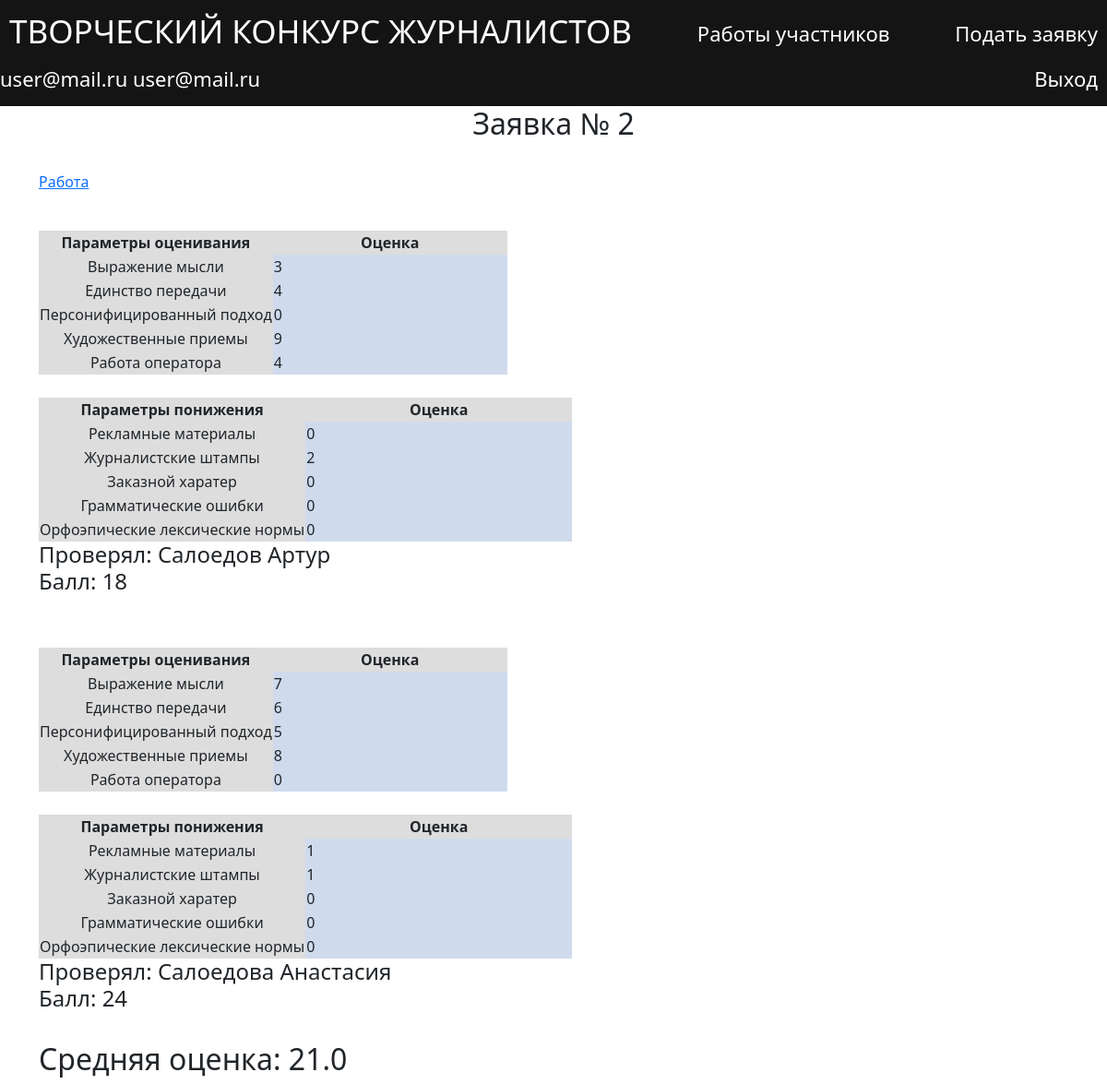
The page /proposals/view/2 (signed in) on the database its author committed.
### data/users.py (models this page shows, shortened)
class User(SqlAlchemyBase, UserMixin, SerializerMixin):
    __tablename__ = 'users'
    id = sqlalchemy.Column(sqlalchemy.Integer,
                           primary_key=True, autoincrement=True)
    surname = sqlalchemy.Column(sqlalchemy.String, nullable=True)
    name = sqlalchemy.Column(sqlalchemy.String, nullable=True)
    position = sqlalchemy.Column(sqlalchemy.String, nullable=True)
    email = sqlalchemy.Column(sqlalchemy.String,
                              index=True, unique=True, nullable=True)
    password = sqlalchemy.Column(sqlalchemy.String, nullable=True)
    proposals = sqlalchemy.Column(sqlalchemy.String, nullable=True)

### data/proposals.py (models this page shows, shortened)
class Proposal(SqlAlchemyBase, UserMixin, SerializerMixin):
    __tablename__ = 'proposal'
    id = sqlalchemy.Column(sqlalchemy.Integer,
                           primary_key=True, autoincrement=True)
    type = sqlalchemy.Column(sqlalchemy.String, nullable=True)
    file = sqlalchemy.Column(sqlalchemy.String, nullable=True)
    evaluation = sqlalchemy.Column(sqlalchemy.String, nullable=True)
    lowering_criteria = sqlalchemy.Column(sqlalchemy.String, nullable=True)
    status = sqlalchemy.Column(sqlalchemy.String, nullable=True)
    likes = sqlalchemy.Column(sqlalchemy.Integer, nullable=True)
    user_data = sqlalchemy.Column(sqlalchemy.String, nullable=True)
    experts_rates = sqlalchemy.Column(sqlalchemy.String, nullable=True)
    @property
    def evaluation_dict(self):
        return json.loads(self.evaluation)
    @property
    def lowering_criteria_dict(self):
        return json.loads(self.lowering_criteria)
    @property
    def average_score(self):
        sum = 0
        for score in self.merge_ratings:
            sum += score[3]
        return round(sum / len(self.merge_ratings),2)
    @property
    def merge_ratings(self):
        ratings = self.evaluation_dict["ratings"]
        lowering_ratings = self.lowering_criteria_dict["ratings"]
        merged_ratings = []
        for index in range(len(ratings)):
            merged_ratings.append((ratings[index],lowering_ratings[index],ratings[index]["expert"],
                                   sum(list(ratings[index].values())[:-1]) \
                                   - sum(list(lowering_ratings[index].values())[:-1])))
        return merged_ratings

### main.py (the view)
@app.route('/proposals/view/<int:proposal_id>', methods=['GET', 'POST'])
def view_proposal(proposal_id):
    proposal = get_proposal(proposal_id)
    return render_template('view_proposal.html',proposal=proposal)

### data/db_session.py (called while the page is built)
def create_session() -> Session:
    global __factory
    return __factory()

### main.py (called while the page is built)
@login_manager.user_loader
def load_user(user_id):  # find user in database
    db_sess = db_session.create_session()
    return db_sess.query(User).get(user_id)

def get_proposal(proposal_id):
    db_sess = db_session.create_session()
    curr_proposal = db_sess.query(Proposal).filter(Proposal.id == proposal_id).first()
    return curr_proposal

### templates/view_proposal.html (shortened to what this page needs)
{% extends "base.html" %}
{% block content %}
{% set STATUSES  = {"waiting_verification": "Требует оценки", "verified": "Оценена", "aborted":  "Отклонена"} %}
<h2 align="center">Заявка № {{proposal.id}}</h2>
<br>
<p>  <a href="{{proposal.file}}"> Работа</a></p>
{% for expert_rating in proposal.merge_ratings %}
    {% set RATINGS = expert_rating[0]%}
    {% set LOW_RATINGS = expert_rating[1]%}
    {% set EXPERT = expert_rating[2]%}
    {% set EXPERT_SCORE = expert_rating[3]%}
    {% if proposal.type == "text" %}
    <div class="table_container">
        <table class="my_table">
            <tr class="my_column">
                <th class="title" width="50%" bgcolor="#dddddd" align="center">Параметры оценивания</th>
                <th class="title" width="50%" bgcolor="#dddddd" align="center">Оценка</th>
            </tr>
            <tr class="my_column">
                <td class="title" width="50%" bgcolor="#dddddd" align="center">Актуальность</td>
                <td class="ordinary" style="color:{{text_color}}">{{ RATINGS['relevance'] }}</td>
            </tr>
            <tr class="my_column">
                <td class="title" width="50%" bgcolor="#dddddd" align="center">Цельность</td>
                <td class="ordinary" style="color:{{text_color}}">{{ RATINGS['integrity'] }}</td>
            </tr>
            <tr class="my_column">
                <td class="title" width="50%" bgcolor="#dddddd" align="center">Аргументированность</td>
                <td class="ordinary" style="color:{{text_color}}">{{ RATINGS['validity'] }}</td>
            </tr>
            <tr class="my_column">
                <td class="title" width="50%" bgcolor="#dddddd" align="center">Резонансность</td>
                <td class="ordinary" style="color:{{text_color}}">{{ RATINGS['resonance'] }}</td>
            </tr>
            <tr class="my_column">
                <td class="title" width="50%" bgcolor="#dddddd" align="center">Точность и доходчивость</td>
                <td class="ordinary" style="color:{{text_color}}">{{ RATINGS['accuracy'] }}</td>
            </tr>
            <tr class="my_column">
                <td class="title" width="50%" bgcolor="#dddddd" align="center">Профессионально-этический подход</td>
                <td class="ordinary" style="color:{{text_color}}">{{ RATINGS['ethnicity'] }}</td>
            </tr>
            <tr class="my_column">
                <td class="title" width="50%" bgcolor="#dddddd" align="center">Доступность</td>
                <td class="ordinary"  style="color:{{text_color}}">{{ RATINGS['availability'] }}</td>
            </tr>
            <tr class="my_column">
                <td class="title" width="50%" bgcolor="#dddddd" align="center">Цикл материалов</td>
                <td class="ordinary" style="color:{{text_color}}">{{ RATINGS['materials cycle'] }}</td>
            </tr>
        </table>
    {% else %}
    <div class="table_container">
        <table class="my_table">
            <tr class="my_column">
                <th class="title" width="50%" bgcolor="#dddddd" align="center">Параметры оценивания</th>
                <th class="title" width="50%" bgcolor="#dddddd" align="center">Оценка</th>
            </tr>
            <tr class="my_column">
                <td class="title" width="50%" bgcolor="#dddddd" align="center">Выражение мысли</td>
                <td class="ordinary"  style="color:{{text_color}}">{{ RATINGS['expression_of_thought'] }}</td>
            </tr>
            <tr class="my_column">
                <td class="title" width="50%" bgcolor="#dddddd" align="center">Единство передачи</td>
                <td class="ordinary"  style="color:{{text_color}}">{{ RATINGS['integrity'] }}</td>
            </tr>
            <tr class="my_column">
                <td class="title" width="50%" bgcolor="#dddddd" align="center">Персонифицированный подход</td>
                <td class="ordinary"  style="color:{{text_color}}">{{ RATINGS['personalized_character'] }}</td>
            </tr>
            <tr class="my_column">
                <td class="title" width="50%" bgcolor="#dddddd" align="center">Художественные приемы</td>
                <td class="ordinary"  style="color:{{text_color}}">{{ RATINGS['artistic_techniques'] }}</td>
            </tr>
            <tr class="my_column">
                <td class="title" width="50%" bgcolor="#dddddd" align="center">Работа оператора</td>
                <td class="ordinary"  style="color:{{text_color}}">{{ RATINGS['operators_work'] }}</td>
            </tr>
        </table>
    </div>
    {% endif %}
    <div class="table_container">
        <table class="my_table">
            <tr class="my_column">
                <th class="title" width="50%" bgcolor="#dddddd" align="center">Параметры понижения</th>
                <th class="title" width="50%" bgcolor="#dddddd" align="center">Оценка</th>
            </tr>
            <tr class="my_column">
                <td class="title" width="50%" bgcolor="#dddddd" align="center">Рекламные материалы</td>
                <td class="ordinary"  style="color:{{text_color}}">{{ LOW_RATINGS['promotional materials'] }}</td>
            </tr>
            <tr class="my_column">
                <td class="title" width="50%" bgcolor="#dddddd" align="center">Журналистские штампы</td>
                <td class="ordinary"  style="color:{{text_color}}">{{ LOW_RATINGS['journalistic stamps'] }}</td>
            </tr>
            <tr class="my_column">
                <td class="title" width="50%" bgcolor="#dddddd" align="center">Заказной харатер</td>
                <td class="ordinary"  style="color:{{text_color}}">{{ LOW_RATINGS['сustom_nature'] }}</td>
            </tr>
            <tr class="my_column">
                <td class="title" width="50%" bgcolor="#dddddd" align="center">Грамматические ошибки</td>
                <td class="ordinary"  style="color:{{text_color}}">{{ LOW_RATINGS['grammatical_errors'] }}</td>
            </tr>
            <tr class="my_column">
                <td class="title" width="50%" bgcolor="#dddddd" align="center">Орфоэпические лексические нормы</td>
                <td class="ordinary"  style="color:{{text_color}}">{{ LOW_RATINGS['orthoepic_norms'] }}</td>
            </tr>
        </table>
        <h4>Проверял: {{ EXPERT }} <br>Балл: {{ EXPERT_SCORE }}</h4>
        <br>
    </div>
{% endfor %}
<div>
    <h2>
        Средняя оценка: {{proposal.average_score}}
    </h2>
</div>
{% endblock %}

### templates/base.html (shortened to what this page needs)
<!DOCTYPE html>
<html lang="en">
<head>
    <link rel="stylesheet" type="text/css" href="/static/css/style.css" />
    <link href="https://cdn.jsdelivr.net/npm/bootstrap@5.2.3/dist/css/bootstrap.min.css" rel="stylesheet">
</head>
  <body>
    <header>
        <nav class="navbar">
          <h1 style="color:#ffffff"><a class="navbar-link_MAIN" href="/">ТВОРЧЕСКИЙ КОНКУРС ЖУРНАЛИСТОВ</a> </h1>
          <a class="navbar-link" href="/proposals">Работы участников</a>
          <a class="navbar-link" href="/add_proposal">Подать заявку</a>
            {% if current_user.is_authenticated %}
            <a href="/cabinet" style="color:#ffffff" class="Current_name" >{{current_user.name}} {{current_user.surname}}</a>
            <a class="navbar-link" href="/logout">Выход</a>
            {% else %}
            <a class="navbar-link" href="/login">Войти</a>
            {% endif %}
        </nav>
    </header>
    <main role="main" class="container">
        {% set STATUSES  = {"not_moderated": "Не проверена модерацией","waiting_verification": "Ожидает оценивания", "verified": "Оценена", "aborted":  "Не прошла модерацию"} %}
        {% block content %}
        {% endblock %}
    </main>
  </body>
</html>

### static/css/style.css (style rules this page uses)
html { font-size: 16px; }
.navbar-link { font-size: 22px; color: #ffffff; text-decoration : none; padding: 5px 10px 5px 10px ; }
.title { font-size: 16px; text-align: center; }
.navbar { padding : 15px; background-color : #141414 }
.table_container { padding-top: 25px; }
.Current_name { font-size: 22px; color: #ffffff; text-decoration : none; }
.navbar-link_MAIN { font-size: 35px; color: #ffffff; text-decoration : none; padding: 5px 10px 5px 10px ; }

### templates/view_proposal.html (style rules this page uses)
.ordinary { background-color: #d0daed; }

### rows shown on the page
User: name "user@mail.ru", surname "user@mail.ru"
Proposal: id "2", average_score "21.0"

### other values the page prints
{{ RATINGS['expression_of_thought'] }} "3" "7"
{{ RATINGS['integrity'] }} "4" "6"
{{ RATINGS['personalized_character'] }} "0" "5"
{{ RATINGS['artistic_techniques'] }} "9" "8"
{{ RATINGS['operators_work'] }} "4" "0"
{{ LOW_RATINGS['promotional materials'] }} "0" "1"
{{ LOW_RATINGS['journalistic stamps'] }} "2" "1"
{{ LOW_RATINGS['сustom_nature'] }} "0" "0"
{{ LOW_RATINGS['grammatical_errors'] }} "0" "0"
{{ LOW_RATINGS['orthoepic_norms'] }} "0" "0"
{{ EXPERT }} "Салоедов Артур" "Салоедова Анастасия"
{{ EXPERT_SCORE }} "18" "24"
